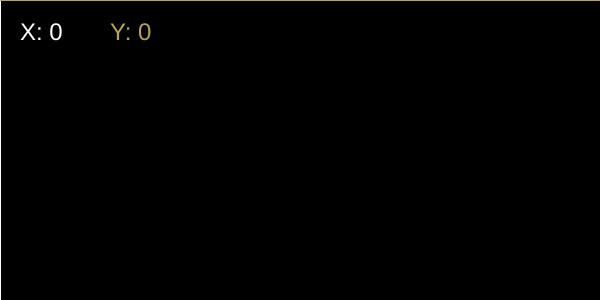
Frame 1 (no input)
Frame 60 (no input): identical to frame 1, image omitted
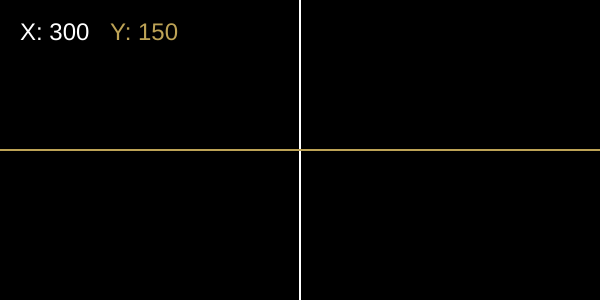
Frame 120 (the mouse pressed at the canvas centre since frame 60)

The p5.js sketch that drew these frames (run headless with seeded random() and noise() and a simulated clock; from frame 60 on, the mouse is pressed at the canvas centre):

// p5.js sketch
// ── sketch.js
// LMC 2700 Lab 1
// 2. Coordinates
// Lab page: https://gatech.instructure.com/courses/485270/assignments/2162834
// Reference: https://p5js.org/tutorials/get-started/#p5js-canvas-coordinates

// The top-left corner of the canvas is (0, 0)
// x increases to the RIGHT, y increases DOWN.
// No need to mind the code for now.

function setup() {
  createCanvas(600, 300);
  textSize(24);
}

function draw() {
  clear();
  background(0);

  // --- Colors for X and Y ---
  let xColor = color("#FFFFFF"); // orange for X
  let yColor = color("#BDA356"); // blue for Y

  // --- Vertical line at mouseX ---
  stroke(xColor);
  strokeWeight(2);
  line(mouseX, 0, mouseX, height);

  // --- Horizontal line at mouseY ---
  stroke(yColor);
  strokeWeight(2);
  line(0, mouseY, width, mouseY);

  // --- Show coordinates ---
  noStroke();
  fill(xColor);
  text("X: " + mouseX, 20, 40);

  fill(yColor);
  text("Y: " + mouseY, 110, 40);
}
